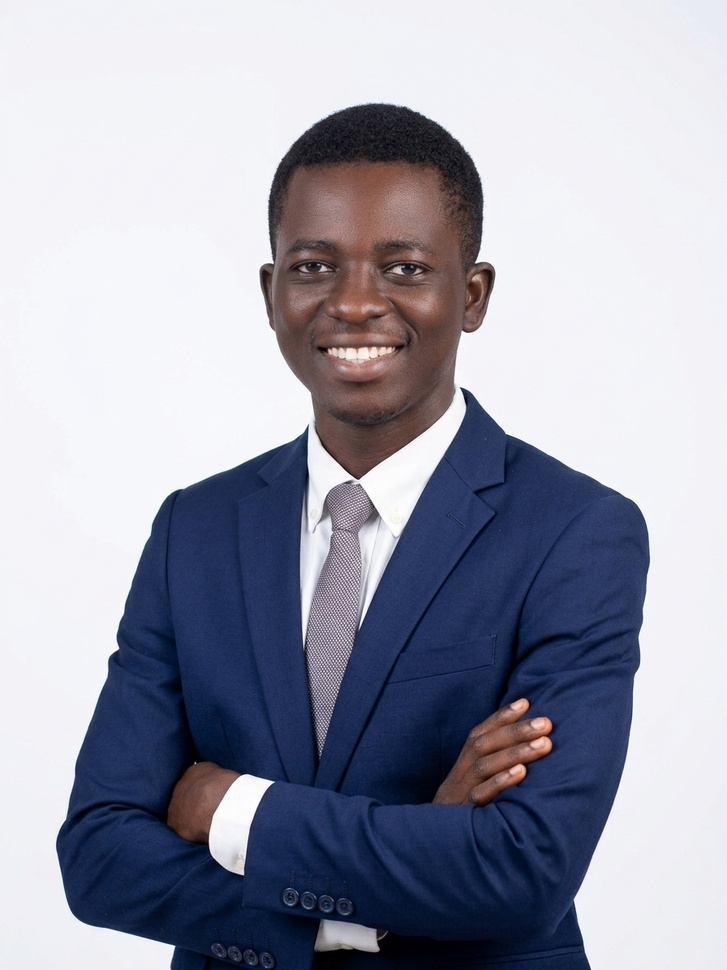
#> input picture image/OBIEY-CHRIST-DANY.jfif, 727 x 970 px, shrunk from 896 x 1195 before the run
$ python -i image_processor.py   (imports and definitions only)
#> lines starting #> are read from the running program, lines starting #| are printed output that depends on the picture
import os
from PIL import Image

class ImageProcessor:
    @staticmethod
    def crop_profile_picture(input_path, output_path=None):
        """
        Loads an input profile picture from input_path.
        Crops it to a 1:1 square centered on the face/upper bust area with extra space above head.
        Saves cropped photo to output_path or default _cropped.png path.
        Returns the output file path.
        """
#> called with input_path = '../image/OBIEY-CHRIST-DANY.jfif'
        if not os.path.exists(input_path):
            raise FileNotFoundError(f"Image non trouvée: {input_path}")

        if output_path is None:
            base, ext = os.path.splitext(input_path)
            output_path = f"{base}_cropped.png"

        with Image.open(input_path) as img:
#> img is the input picture: PIL image 727x970 RGB; mean R, G, B 157.1, 158.9, 172.9
            img = img.convert("RGBA") if img.mode in ("RGBA", "P") else img.convert("RGB")
            width, height = img.size
#> width = 727; height = 970

            # Target 1:1 square aspect ratio
            square_side = min(width, height)
#> square_side = 727

            # Center horizontally
            left = (width - square_side) // 2
#> left = 0
            right = left + square_side
#> right = 727

            # Vertical offset: center slightly higher to preserve head room and bust
            if height > width:
                top = max(0, int((height - square_side) * 0.25))
#> top = 60
            else:
                top = 0
            bottom = top + square_side
#> bottom = 787

            cropped_img = img.crop((left, top, right, bottom))
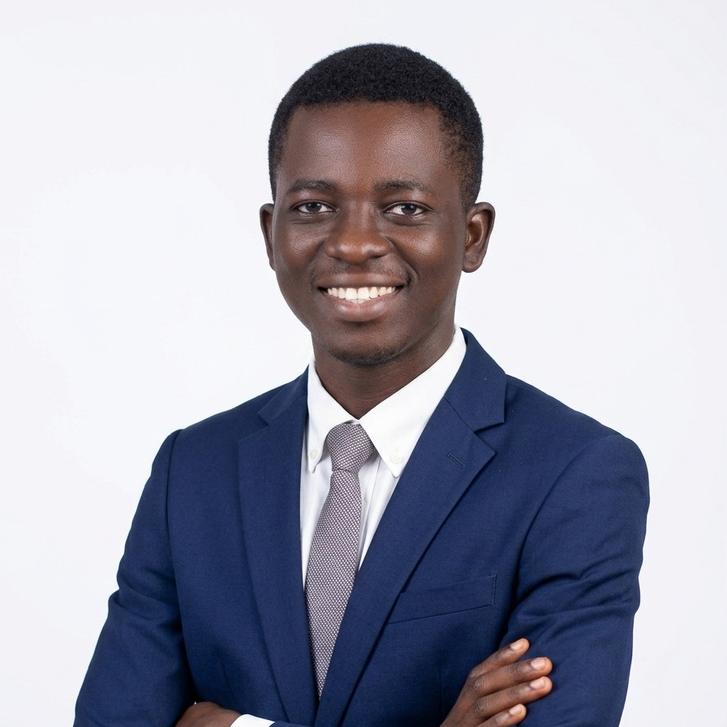
#> cropped_img: PIL image 727x727 RGB; mean R, G, B 165.9, 166.3, 179.1
            cropped_img.save(output_path, "PNG")

        return output_path

>>> result = ImageProcessor().crop_profile_picture('../image/OBIEY-CHRIST-DANY.jfif')
